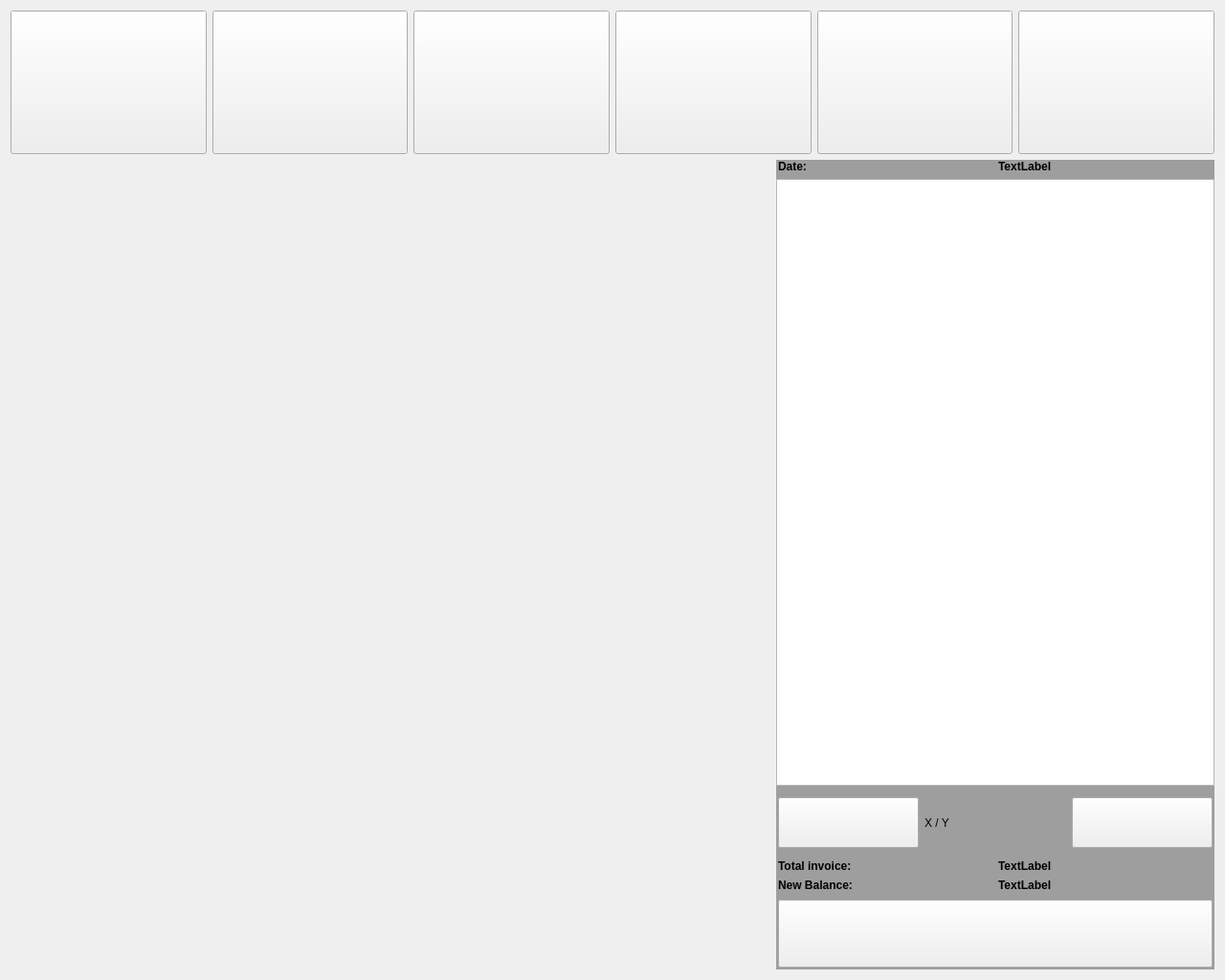
<?xml version="1.0" encoding="UTF-8"?>
<ui version="4.0">
 <class>InvoiceWindow</class>
 <widget class="QWidget" name="InvoiceWindow">
  <property name="geometry">
   <rect>
    <x>0</x>
    <y>0</y>
    <width>1280</width>
    <height>1024</height>
   </rect>
  </property>
  <property name="windowTitle">
   <string>Invoice Window</string>
  </property>
  <property name="styleSheet">
   <string notr="true">#invoiceWidget {
background: rgb(158,158,158);
}

#invoiceDateInfoLabel{
font-weight: bold;
font: 12pt &quot;Calibri&quot;;
color: black;
qproperty-alignment: AlignCenter;
}


#invoiceDateInfoLabelLabel{
font-weight: bold;
font: 12pt &quot;Calibri&quot;;
color: black;
qproperty-alignment: AlignCenter;
}

#pageInfoLabel{
font: 18pt &quot;Calibri&quot;;
color: black;
qproperty-alignment: AlignCenter;
}

#invoiceTotalLabel{
color: black;
font-weight: bold;
font: 35pt &quot;Calibri&quot;;
}

#invoiceTotalInfoLabel{
color: black;
font-weight: bold;
font: 35pt &quot;Calibri&quot;;
qproperty-alignment: AlignRight;
}


#newBalanceInfoLabel{
color: black;
font-weight: bold;
font: 25pt &quot;Calibri&quot;;
qproperty-alignment: AlignRight;
}

#newBalanceLabel{
color: black;
font-weight: bold;
font: 25pt &quot;Calibri&quot;;
}



#newinvoiceButton{
qproperty-icon: url(&quot;:/images/newinvoice.png&quot;);
qproperty-iconSize: 120px 120px;
}

#tableReservationButton{
qproperty-icon: url(&quot;:/images/reservation.png&quot;);
qproperty-iconSize: 120px 120px;
}


#invoicesPushButton{
qproperty-icon: url(&quot;:/images/invoices.png&quot;);
qproperty-iconSize: 120px 120px;
}

#accountButton{
qproperty-icon: url(&quot;:/images/account.png&quot;);
qproperty-iconSize: 120px 120px;
}


#depositsButton{
qproperty-icon: url(&quot;:/images/deposits.png&quot;);
qproperty-iconSize: 120px 120px;
}

#exitButton{
qproperty-icon: url(&quot;:/images/exit.png&quot;);
qproperty-iconSize: 120px 120px;
}



#prevPagePushButton{
qproperty-icon: url(&quot;:/images/left.png&quot;);
qproperty-iconSize: 50px 50px;
}

#nextPagePushButton{
qproperty-icon: url(&quot;:/images/right.png&quot;);
qproperty-iconSize: 50px 50px;
}


#confirmPushButton{
qproperty-icon: url(&quot;:/images/ok.png&quot;);
qproperty-iconSize: 60px 60px;
}

</string>
  </property>
  <layout class="QVBoxLayout" name="verticalLayout">
   <item>
    <widget class="QWidget" name="topPanelWidget" native="true">
     <property name="minimumSize">
      <size>
       <width>0</width>
       <height>150</height>
      </size>
     </property>
     <property name="maximumSize">
      <size>
       <width>16777215</width>
       <height>150</height>
      </size>
     </property>
     <layout class="QHBoxLayout" name="horizontalLayout_5">
      <property name="leftMargin">
       <number>0</number>
      </property>
      <property name="topMargin">
       <number>0</number>
      </property>
      <property name="rightMargin">
       <number>0</number>
      </property>
      <property name="bottomMargin">
       <number>0</number>
      </property>
      <item>
       <widget class="QPushButton" name="newinvoiceButton">
        <property name="enabled">
         <bool>true</bool>
        </property>
        <property name="sizePolicy">
         <sizepolicy hsizetype="Minimum" vsizetype="Expanding">
          <horstretch>0</horstretch>
          <verstretch>0</verstretch>
         </sizepolicy>
        </property>
        <property name="checkable">
         <bool>false</bool>
        </property>
        <property name="checked">
         <bool>false</bool>
        </property>
       </widget>
      </item>
      <item>
       <widget class="QPushButton" name="tableReservationButton">
        <property name="sizePolicy">
         <sizepolicy hsizetype="Minimum" vsizetype="Expanding">
          <horstretch>0</horstretch>
          <verstretch>0</verstretch>
         </sizepolicy>
        </property>
       </widget>
      </item>
      <item>
       <widget class="QPushButton" name="invoicesPushButton">
        <property name="enabled">
         <bool>true</bool>
        </property>
        <property name="sizePolicy">
         <sizepolicy hsizetype="Minimum" vsizetype="Expanding">
          <horstretch>0</horstretch>
          <verstretch>0</verstretch>
         </sizepolicy>
        </property>
        <property name="checkable">
         <bool>false</bool>
        </property>
        <property name="checked">
         <bool>false</bool>
        </property>
       </widget>
      </item>
      <item>
       <widget class="QPushButton" name="accountButton">
        <property name="sizePolicy">
         <sizepolicy hsizetype="Minimum" vsizetype="Expanding">
          <horstretch>0</horstretch>
          <verstretch>0</verstretch>
         </sizepolicy>
        </property>
       </widget>
      </item>
      <item>
       <widget class="QPushButton" name="depositsButton">
        <property name="sizePolicy">
         <sizepolicy hsizetype="Minimum" vsizetype="Expanding">
          <horstretch>0</horstretch>
          <verstretch>0</verstretch>
         </sizepolicy>
        </property>
        <property name="minimumSize">
         <size>
          <width>0</width>
          <height>0</height>
         </size>
        </property>
        <property name="maximumSize">
         <size>
          <width>16777215</width>
          <height>16777215</height>
         </size>
        </property>
       </widget>
      </item>
      <item>
       <widget class="QPushButton" name="exitButton">
        <property name="sizePolicy">
         <sizepolicy hsizetype="Minimum" vsizetype="Expanding">
          <horstretch>0</horstretch>
          <verstretch>0</verstretch>
         </sizepolicy>
        </property>
        <property name="minimumSize">
         <size>
          <width>0</width>
          <height>0</height>
         </size>
        </property>
        <property name="maximumSize">
         <size>
          <width>16777215</width>
          <height>16777215</height>
         </size>
        </property>
        <property name="autoFillBackground">
         <bool>false</bool>
        </property>
       </widget>
      </item>
     </layout>
    </widget>
   </item>
   <item>
    <widget class="QWidget" name="mainWidget" native="true">
     <layout class="QHBoxLayout" name="horizontalLayout_6">
      <property name="leftMargin">
       <number>0</number>
      </property>
      <property name="topMargin">
       <number>0</number>
      </property>
      <property name="rightMargin">
       <number>0</number>
      </property>
      <property name="bottomMargin">
       <number>0</number>
      </property>
      <item>
       <spacer name="horizontalSpacer">
        <property name="orientation">
         <enum>Qt::Horizontal</enum>
        </property>
        <property name="sizeHint" stdset="0">
         <size>
          <width>40</width>
          <height>20</height>
         </size>
        </property>
       </spacer>
      </item>
      <item>
       <widget class="QWidget" name="invoiceWidget" native="true">
        <property name="minimumSize">
         <size>
          <width>458</width>
          <height>0</height>
         </size>
        </property>
        <property name="maximumSize">
         <size>
          <width>458</width>
          <height>16777215</height>
         </size>
        </property>
        <layout class="QVBoxLayout" name="verticalLayout_2">
         <property name="leftMargin">
          <number>0</number>
         </property>
         <property name="topMargin">
          <number>0</number>
         </property>
         <property name="rightMargin">
          <number>0</number>
         </property>
         <property name="bottomMargin">
          <number>0</number>
         </property>
         <item>
          <widget class="QWidget" name="invoiceDateInfoWidget" native="true">
           <layout class="QHBoxLayout" name="horizontalLayout_12">
            <property name="leftMargin">
             <number>2</number>
            </property>
            <property name="topMargin">
             <number>0</number>
            </property>
            <property name="rightMargin">
             <number>2</number>
            </property>
            <property name="bottomMargin">
             <number>0</number>
            </property>
            <item>
             <widget class="QLabel" name="invoiceDateInfoLabelLabel">
              <property name="text">
               <string>Date:</string>
              </property>
             </widget>
            </item>
            <item>
             <widget class="QLabel" name="invoiceDateInfoLabel">
              <property name="text">
               <string>TextLabel</string>
              </property>
             </widget>
            </item>
           </layout>
          </widget>
         </item>
         <item>
          <widget class="QTableWidget" name="invoiceProductTableWidget">
           <property name="sizePolicy">
            <sizepolicy hsizetype="Expanding" vsizetype="Expanding">
             <horstretch>0</horstretch>
             <verstretch>0</verstretch>
            </sizepolicy>
           </property>
           <property name="minimumSize">
            <size>
             <width>0</width>
             <height>0</height>
            </size>
           </property>
           <property name="maximumSize">
            <size>
             <width>16777215</width>
             <height>16777215</height>
            </size>
           </property>
           <property name="verticalScrollBarPolicy">
            <enum>Qt::ScrollBarAlwaysOff</enum>
           </property>
           <property name="horizontalScrollBarPolicy">
            <enum>Qt::ScrollBarAlwaysOff</enum>
           </property>
           <property name="editTriggers">
            <set>QAbstractItemView::NoEditTriggers</set>
           </property>
           <property name="alternatingRowColors">
            <bool>true</bool>
           </property>
           <property name="selectionMode">
            <enum>QAbstractItemView::NoSelection</enum>
           </property>
           <attribute name="verticalHeaderVisible">
            <bool>false</bool>
           </attribute>
          </widget>
         </item>
         <item>
          <widget class="QWidget" name="pagingWidget" native="true">
           <property name="minimumSize">
            <size>
             <width>0</width>
             <height>65</height>
            </size>
           </property>
           <property name="maximumSize">
            <size>
             <width>16777215</width>
             <height>65</height>
            </size>
           </property>
           <layout class="QHBoxLayout" name="horizontalLayout_13">
            <property name="leftMargin">
             <number>2</number>
            </property>
            <property name="topMargin">
             <number>6</number>
            </property>
            <property name="rightMargin">
             <number>2</number>
            </property>
            <property name="bottomMargin">
             <number>6</number>
            </property>
            <item>
             <widget class="QPushButton" name="prevPagePushButton">
              <property name="sizePolicy">
               <sizepolicy hsizetype="Preferred" vsizetype="Preferred">
                <horstretch>0</horstretch>
                <verstretch>0</verstretch>
               </sizepolicy>
              </property>
             </widget>
            </item>
            <item>
             <widget class="QLabel" name="pageInfoLabel">
              <property name="text">
               <string notr="true">X / Y</string>
              </property>
             </widget>
            </item>
            <item>
             <widget class="QPushButton" name="nextPagePushButton">
              <property name="sizePolicy">
               <sizepolicy hsizetype="Preferred" vsizetype="Preferred">
                <horstretch>0</horstretch>
                <verstretch>0</verstretch>
               </sizepolicy>
              </property>
             </widget>
            </item>
           </layout>
          </widget>
         </item>
         <item>
          <widget class="QWidget" name="invoiceTotalWidget" native="true">
           <layout class="QHBoxLayout" name="horizontalLayout_8">
            <property name="leftMargin">
             <number>2</number>
            </property>
            <property name="topMargin">
             <number>0</number>
            </property>
            <property name="rightMargin">
             <number>2</number>
            </property>
            <property name="bottomMargin">
             <number>0</number>
            </property>
            <item>
             <widget class="QLabel" name="invoiceTotalLabel">
              <property name="text">
               <string>Total invoice:</string>
              </property>
             </widget>
            </item>
            <item>
             <widget class="QLabel" name="invoiceTotalInfoLabel">
              <property name="text">
               <string>TextLabel</string>
              </property>
             </widget>
            </item>
           </layout>
          </widget>
         </item>
         <item>
          <widget class="QWidget" name="newBalanceWidget" native="true">
           <layout class="QHBoxLayout" name="horizontalLayout_10">
            <property name="leftMargin">
             <number>2</number>
            </property>
            <property name="topMargin">
             <number>0</number>
            </property>
            <property name="rightMargin">
             <number>2</number>
            </property>
            <property name="bottomMargin">
             <number>0</number>
            </property>
            <item>
             <widget class="QLabel" name="newBalanceLabel">
              <property name="text">
               <string>New Balance:</string>
              </property>
             </widget>
            </item>
            <item>
             <widget class="QLabel" name="newBalanceInfoLabel">
              <property name="text">
               <string>TextLabel</string>
              </property>
             </widget>
            </item>
           </layout>
          </widget>
         </item>
         <item>
          <widget class="QWidget" name="botPanelWidget" native="true">
           <property name="minimumSize">
            <size>
             <width>0</width>
             <height>75</height>
            </size>
           </property>
           <property name="maximumSize">
            <size>
             <width>16777215</width>
             <height>75</height>
            </size>
           </property>
           <layout class="QHBoxLayout" name="horizontalLayout">
            <property name="leftMargin">
             <number>2</number>
            </property>
            <property name="topMargin">
             <number>2</number>
            </property>
            <property name="rightMargin">
             <number>2</number>
            </property>
            <property name="bottomMargin">
             <number>2</number>
            </property>
            <item>
             <widget class="QPushButton" name="confirmPushButton">
              <property name="sizePolicy">
               <sizepolicy hsizetype="Minimum" vsizetype="Expanding">
                <horstretch>0</horstretch>
                <verstretch>0</verstretch>
               </sizepolicy>
              </property>
             </widget>
            </item>
           </layout>
          </widget>
         </item>
        </layout>
       </widget>
      </item>
     </layout>
    </widget>
   </item>
  </layout>
 </widget>
 <resources/>
 <connections/>
</ui>
